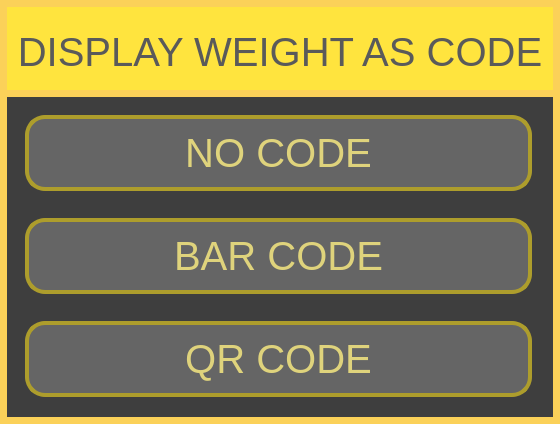
<?xml version="1.0" encoding="UTF-8"?>
<ui version="4.0">
 <class>CodeDialog</class>
 <widget class="QDialog" name="CodeDialog">
  <property name="geometry">
   <rect>
    <x>0</x>
    <y>0</y>
    <width>560</width>
    <height>424</height>
   </rect>
  </property>
  <property name="sizePolicy">
   <sizepolicy hsizetype="Fixed" vsizetype="Fixed">
    <horstretch>0</horstretch>
    <verstretch>0</verstretch>
   </sizepolicy>
  </property>
  <property name="minimumSize">
   <size>
    <width>560</width>
    <height>424</height>
   </size>
  </property>
  <property name="maximumSize">
   <size>
    <width>560</width>
    <height>424</height>
   </size>
  </property>
  <property name="windowTitle">
   <string>Dialog</string>
  </property>
  <property name="styleSheet">
   <string notr="true">QDialog#CodeDialog  {
border: 7px solid rgb(251, 209, 89);
}</string>
  </property>
  <layout class="QVBoxLayout" name="verticalLayout">
   <property name="spacing">
    <number>0</number>
   </property>
   <property name="leftMargin">
    <number>7</number>
   </property>
   <property name="topMargin">
    <number>7</number>
   </property>
   <property name="rightMargin">
    <number>7</number>
   </property>
   <property name="bottomMargin">
    <number>7</number>
   </property>
   <item>
    <widget class="QLabel" name="label">
     <property name="minimumSize">
      <size>
       <width>0</width>
       <height>90</height>
      </size>
     </property>
     <property name="maximumSize">
      <size>
       <width>16777215</width>
       <height>90</height>
      </size>
     </property>
     <property name="font">
      <font>
       <pointsize>30</pointsize>
      </font>
     </property>
     <property name="styleSheet">
      <string notr="true">background: rgb(255, 228, 62);
color: rgb(90, 90, 90);
border-bottom: 7px solid rgb(251, 209, 89);</string>
     </property>
     <property name="text">
      <string>DISPLAY WEIGHT AS CODE</string>
     </property>
     <property name="alignment">
      <set>Qt::AlignCenter</set>
     </property>
    </widget>
   </item>
   <item>
    <widget class="QWidget" name="widget" native="true">
     <property name="styleSheet">
      <string notr="true">QWidget#widget {
	background: rgb(62, 62, 62);
}

QPushButton {
	color: rgb(223, 211, 124);
	background: rgb(101, 101, 101);
	border: 4px solid rgb(173, 157, 44);
	border-radius: 20px;
}

QPushButton:pressed {
	color: rgb(253, 241, 154);
	background: rgb(131, 131, 131);
}</string>
     </property>
     <layout class="QVBoxLayout" name="verticalLayout_2">
      <property name="spacing">
       <number>18</number>
      </property>
      <property name="leftMargin">
       <number>18</number>
      </property>
      <property name="rightMargin">
       <number>15</number>
      </property>
      <item>
       <widget class="QPushButton" name="btnCodeNone">
        <property name="minimumSize">
         <size>
          <width>507</width>
          <height>76</height>
         </size>
        </property>
        <property name="maximumSize">
         <size>
          <width>507</width>
          <height>76</height>
         </size>
        </property>
        <property name="font">
         <font>
          <pointsize>30</pointsize>
         </font>
        </property>
        <property name="styleSheet">
         <string notr="true"/>
        </property>
        <property name="text">
         <string>NO CODE</string>
        </property>
       </widget>
      </item>
      <item>
       <widget class="QPushButton" name="btnCodeBar">
        <property name="minimumSize">
         <size>
          <width>507</width>
          <height>76</height>
         </size>
        </property>
        <property name="maximumSize">
         <size>
          <width>507</width>
          <height>76</height>
         </size>
        </property>
        <property name="font">
         <font>
          <pointsize>30</pointsize>
         </font>
        </property>
        <property name="text">
         <string>BAR CODE</string>
        </property>
       </widget>
      </item>
      <item>
       <widget class="QPushButton" name="btnCodeQr">
        <property name="minimumSize">
         <size>
          <width>507</width>
          <height>76</height>
         </size>
        </property>
        <property name="maximumSize">
         <size>
          <width>507</width>
          <height>76</height>
         </size>
        </property>
        <property name="font">
         <font>
          <pointsize>30</pointsize>
         </font>
        </property>
        <property name="text">
         <string>QR CODE</string>
        </property>
       </widget>
      </item>
     </layout>
    </widget>
   </item>
  </layout>
 </widget>
 <resources/>
 <connections/>
</ui>
